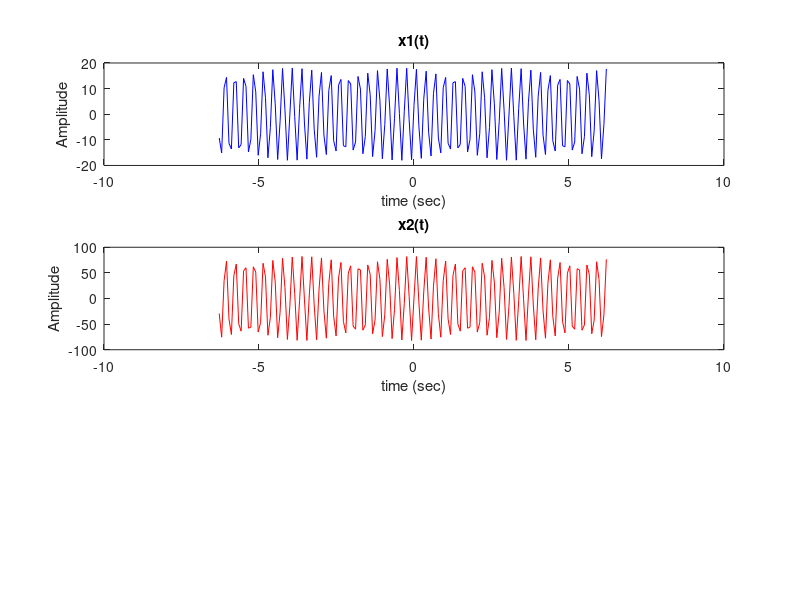

Reproduce this figure in MATLAB.
A1=18;
A2=82;
j1=79*(pi/180);
j2=89*(pi/180);
t=-2*pi:pi/40:2*pi-pi/40;
x1=A1*cos(2*pi*3791*t+j1);
x2=A2*cos(2*pi*3791*t+j2);
subplot(3,1,1)
plot(t,x1,'b')
xlabel("time (sec)")
ylabel("Amplitude")
title("x1(t)")
subplot(3,1,2)
plot(t,x2,'r')
xlabel("time (sec)")
ylabel("Amplitude")
title("x2(t)")
